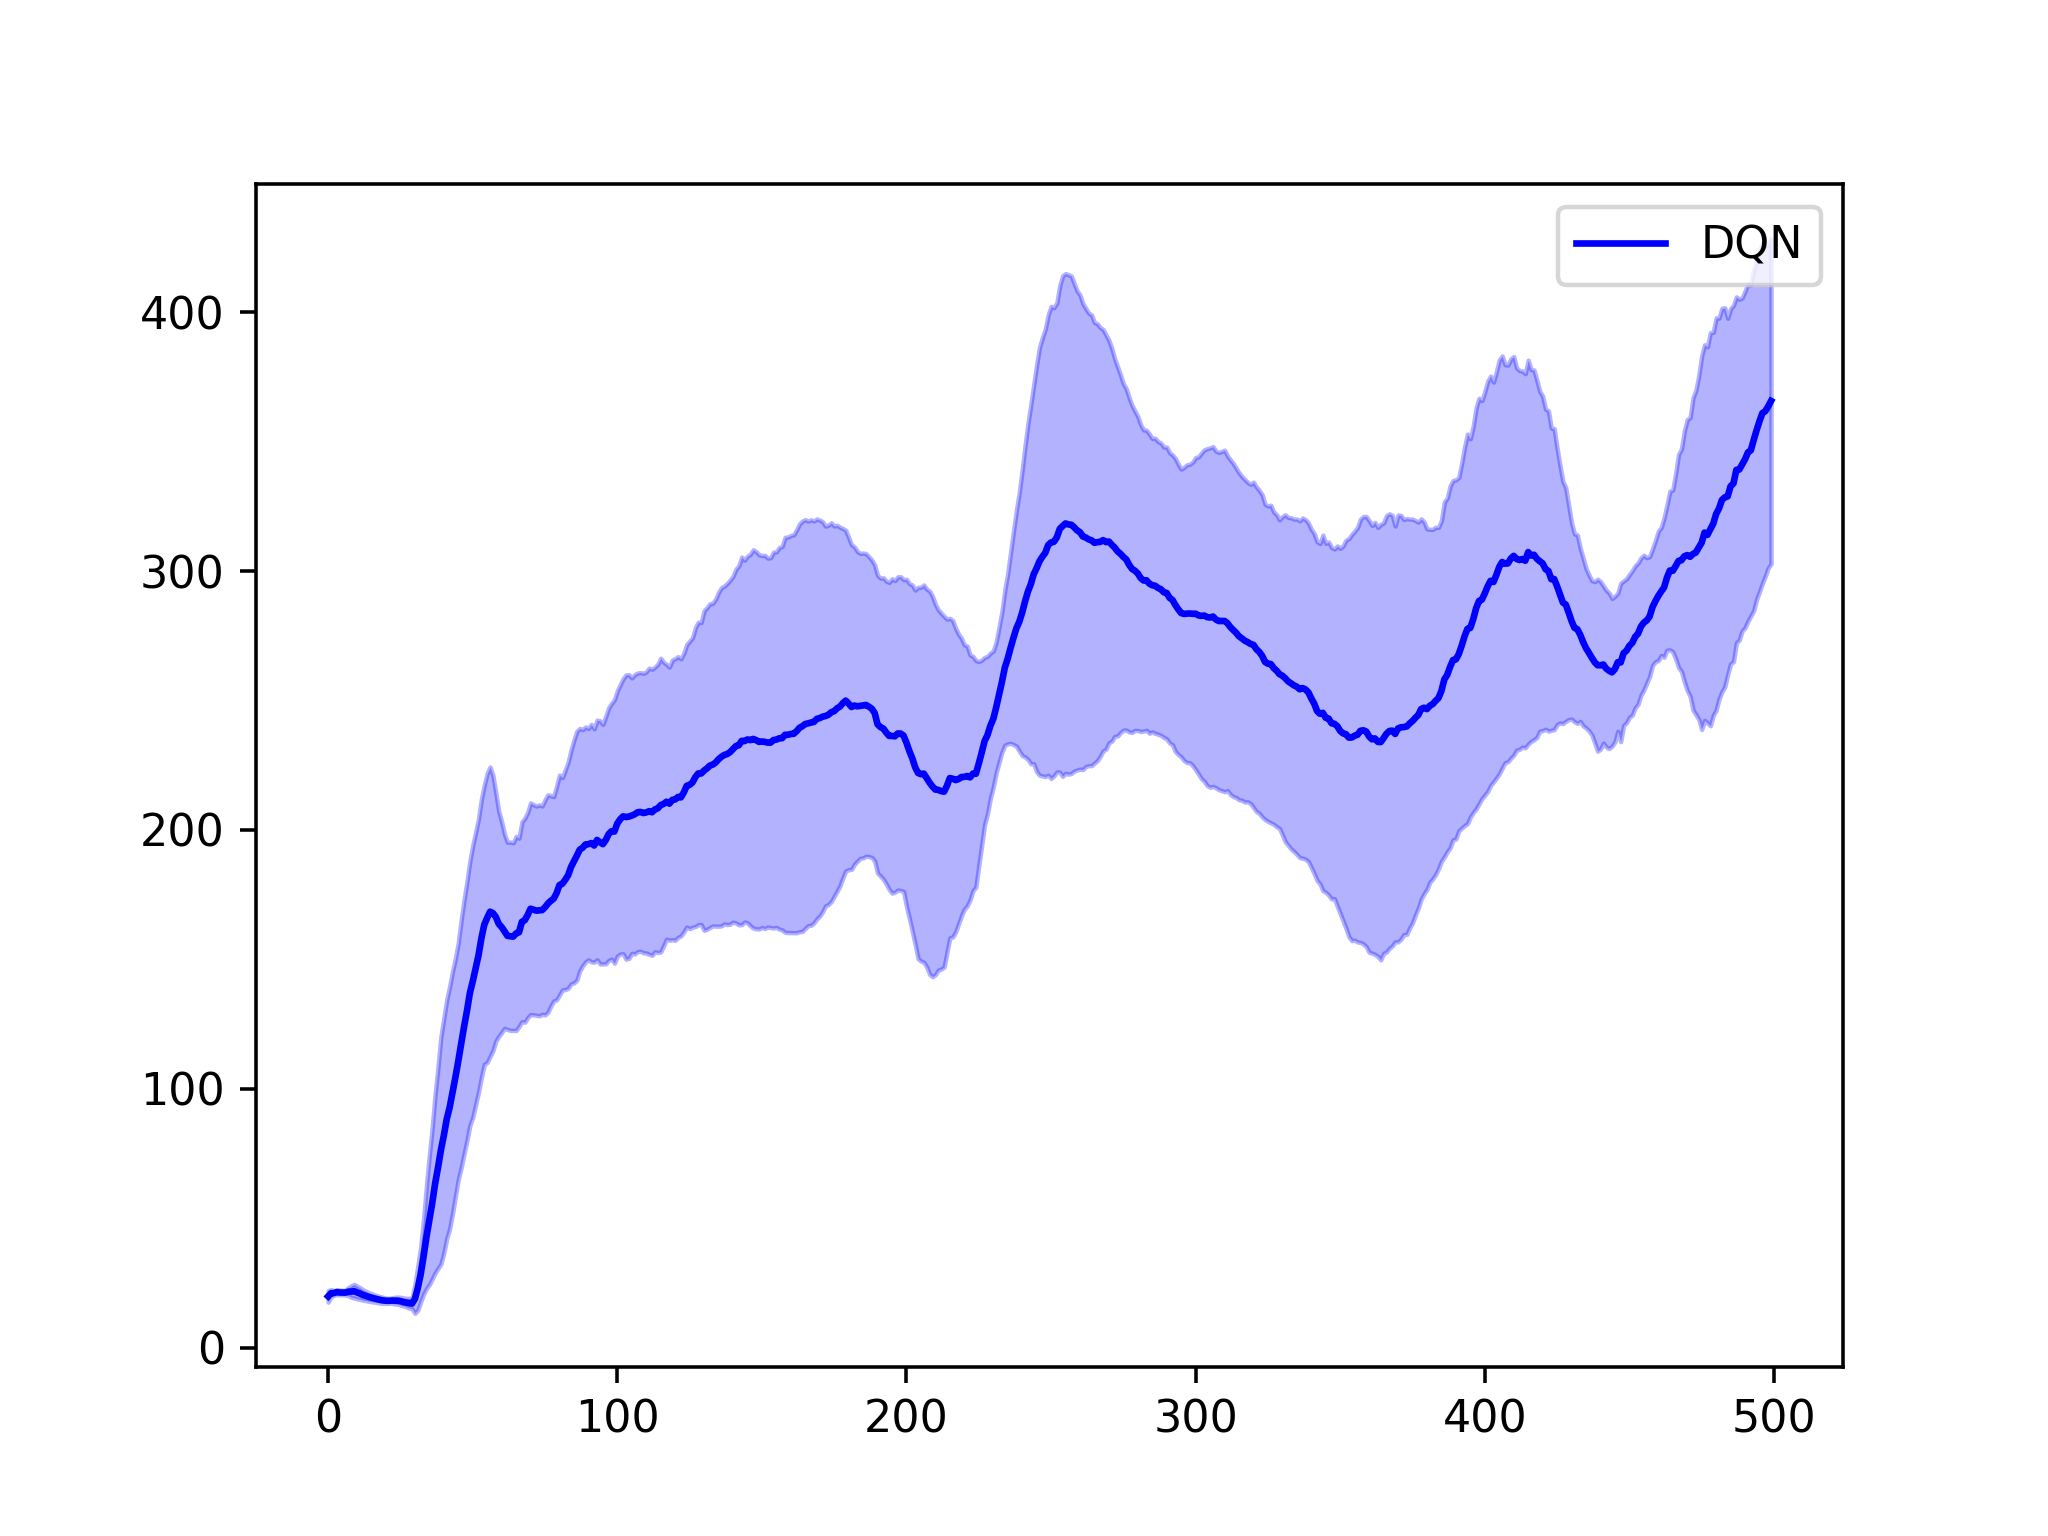

Here is the Python script that generated this plot:
from turtle import update
import gym
import numpy as np
import utils.envs, utils.seed, utils.buffers, utils.torch
import torch
import tqdm
import matplotlib.pyplot as plt
import warnings
warnings.filterwarnings("ignore")

# Deep Q Learning
# Slide 14
# cs.uwaterloo.ca/~ppoupart/teaching/cs885-spring20/slides/cs885-lecture4b.pdf

# Constants
SEEDS = [1, 2, 3, 4, 5]
t = utils.torch.TorchHelper()
DEVICE = t.device
OBS_N = 4               # State space size
ACT_N = 2               # Action space size
STARTING_EPSILON = 1.0  # Starting epsilon
STEPS_MAX = 10000       # Gradually reduce epsilon over these many steps
EPSILON_END = 0.1       # At the end, keep epsilon at this value
MINIBATCH_SIZE = 64     # How many examples to sample per train step
GAMMA = 0.99            # Discount factor in episodic reward objective
LEARNING_RATE = 5e-4    # Learning rate for Adam optimizer
TRAIN_AFTER_EPISODES = 10   # Just collect episodes for these many episodes
TRAIN_EPOCHS = 25       # Train for these many epochs every time
BUFSIZE = 10000         # Replay buffer size
EPISODES = 500          # Total number of episodes to learn over
TEST_EPISODES = 10      # Test episodes
HIDDEN = 512            # Hidden nodes
TARGET_NETWORK_UPDATE_FREQ = 10 # Target network update frequency

# Global variables
EPSILON = STARTING_EPSILON
Q = None

# Create environment
# Create replay buffer
# Create network for Q(s, a)
# Create target network
# Create optimizer
def create_everything(seed):
    utils.seed.seed(seed)
    env = utils.envs.TimeLimit(utils.envs.NoisyCartPole(), 500)
    env.reset(seed=seed)
    test_env = utils.envs.TimeLimit(utils.envs.NoisyCartPole(), 500)
    test_env.reset(seed=seed)
    buf = utils.buffers.ReplayBuffer(BUFSIZE)
    Q = torch.nn.Sequential(
        torch.nn.Linear(OBS_N, HIDDEN), torch.nn.ReLU(),
        torch.nn.Linear(HIDDEN, HIDDEN), torch.nn.ReLU(),
        torch.nn.Linear(HIDDEN, ACT_N)
    ).to(DEVICE)
    Qt = torch.nn.Sequential(
        torch.nn.Linear(OBS_N, HIDDEN), torch.nn.ReLU(),
        torch.nn.Linear(HIDDEN, HIDDEN), torch.nn.ReLU(),
        torch.nn.Linear(HIDDEN, ACT_N)
    ).to(DEVICE)
    OPT = torch.optim.Adam(Q.parameters(), lr = LEARNING_RATE)
    return env, test_env, buf, Q, Qt, OPT

# Create epsilon-greedy policy
def policy(env, obs):

    global EPSILON, EPSILON_END, STEPS_MAX, Q
    obs = t.f(obs).view(-1, OBS_N)  # Convert to torch tensor
    
    # With probability EPSILON, choose a random action
    # Rest of the time, choose argmax_a Q(s, a) 
    if np.random.rand() < EPSILON:
        action = np.random.randint(ACT_N)
    else:
        qvalues = Q(obs)
        action = torch.argmax(qvalues).item()
    
    # Epsilon update rule: Keep reducing a small amount over
    # STEPS_MAX number of steps, and at the end, fix to EPSILON_END
    EPSILON = max(EPSILON_END, EPSILON - (1.0 / STEPS_MAX))
    
    return action

# Update networks
def update_networks(epi, buf, Q, Qt, OPT):
    
    # Sample a minibatch (s, a, r, s', d)
    # Each variable is a vector of corresponding values
    S, A, R, S2, D = buf.sample(MINIBATCH_SIZE, t)
    
    # Get Q(s, a) for every (s, a) in the minibatch
    qvalues = Q(S).gather(1, A.view(-1, 1)).squeeze()

    # Get max_a' Q(s', a') for every (s') in the minibatch
    q2values = torch.max(Qt(S2), dim = 1).values

    # If done, 
    #   y = r(s, a) + GAMMA * max_a' Q(s', a') * (0)
    # If not done,
    #   y = r(s, a) + GAMMA * max_a' Q(s', a') * (1)       
    targets = R + GAMMA * q2values * (1-D)

    # Detach y since it is the target. Target values should
    # be kept fixed.
    loss = torch.nn.MSELoss()(targets.detach(), qvalues)

    # Backpropagation
    OPT.zero_grad()
    loss.backward()
    OPT.step()

    # Update target network
    if epi%TARGET_NETWORK_UPDATE_FREQ==0:
        Qt.load_state_dict(Q.state_dict())

    return loss.item()

# Play episodes
# Training function
def train(seed):

    global EPSILON, Q
    print("Seed=%d" % seed)

    # Create environment, buffer, Q, Q target, optimizer
    env, test_env, buf, Q, Qt, OPT = create_everything(seed)

    # epsilon greedy exploration
    EPSILON = STARTING_EPSILON

    testRs = [] 
    last25testRs = []
    print("Training:")
    pbar = tqdm.trange(EPISODES)
    for epi in pbar:

        # Play an episode and log episodic reward
        S, A, R = utils.envs.play_episode_rb(env, policy, buf)
        
        # Train after collecting sufficient experience
        if epi >= TRAIN_AFTER_EPISODES:

            # Train for TRAIN_EPOCHS
            for tri in range(TRAIN_EPOCHS): 
                update_networks(epi, buf, Q, Qt, OPT)

        # Evaluate for TEST_EPISODES number of episodes
        Rews = []
        for epj in range(TEST_EPISODES):
            S, A, R = utils.envs.play_episode(test_env, policy, render = False)
            Rews += [sum(R)]
        testRs += [sum(Rews)/TEST_EPISODES]

        # Update progress bar
        last25testRs += [sum(testRs[-25:])/len(testRs[-25:])]
        pbar.set_description("R25(%g)" % (last25testRs[-1]))

    pbar.close()
    print("Training finished!")
    env.close()

    return last25testRs

# Plot mean curve and (mean-std, mean+std) curve with some transparency
# Clip the curves to be between 0, 200
def plot_arrays(vars, color, label):
    mean = np.mean(vars, axis=0)
    std = np.std(vars, axis=0)
    plt.plot(range(len(mean)), mean, color=color, label=label)
    plt.fill_between(range(len(mean)), np.maximum(mean-std, 0), np.minimum(mean+std,500), color=color, alpha=0.3)

if __name__ == "__main__":

    # Train for different seeds
    curves = []
    for seed in SEEDS:
        curves += [train(seed)]

    with open('DQN-data', 'w') as f:
        f.write(str(curves))
    # Plot the curve for the given seeds
    plot_arrays(curves, 'b', 'DQN')
    plt.legend(loc='best')
    plt.savefig('DQN.png', dpi=320)
    plt.show()